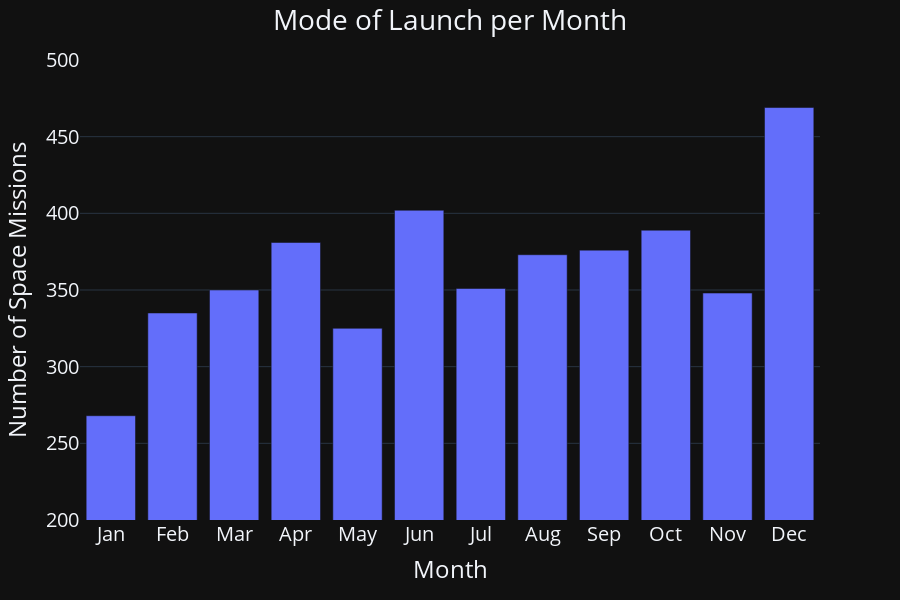

Notebook cell for this chart:
### Markdown cell above
### Launch per Month

### Code cell
by_months = df_time.groupby(df_time.index.month).count()
by_months.index = ["Jan", "Feb", "Mar", "Apr", "May", "Jun", "Jul", "Aug", "Sep", "Oct", "Nov", "Dec"]
by_months.index.name = 'Month'

fig = px.bar(by_months, y="Detail",range_y=[200,500])
fig.update_layout(
    font_size=20, height=600,
    title_text="Mode of Launch per Month",
    xaxis_title="Month",
    yaxis_title="Number of Space Missions",
    title_x=0.5,
    template='plotly_dark',
)
fig.show()

### Figure 1 — Plotly figure (JSON) as saved in the notebook; plotly's stock layout.template omitted (floating-point values rounded to 4 significant figures)
{"data": [{"alignmentgroup": "True", "hovertemplate": "Month=%{x}<br>Detail=%{y}<extra></extra>", "legendgroup": "", "marker": {"color": "#636efa"}, "name": "", "offsetgroup": "", "orientation": "v", "showlegend": false, "textposition": "auto", "type": "bar", "x": ["Jan", "Feb", "Mar", "Apr", "May", "Jun", "Jul", "Aug", "Sep", "Oct", "Nov", "Dec"], "xaxis": "x", "y": [268, 335, 350, 381, 325, 402, 351, 373, 376, 389, 348, 469], "yaxis": "y"}], "layout": {"barmode": "relative", "font": {"size": 20}, "height": 600, "legend": {"tracegroupgap": 0}, "margin": {"t": 60}, "title": {"text": "Mode of Launch per Month", "x": 0.5}, "xaxis": {"anchor": "y", "domain": [0.0, 1.0], "title": {"text": "Month"}}, "yaxis": {"anchor": "x", "domain": [0.0, 1.0], "range": [200, 500], "title": {"text": "Number of Space Missions"}}}}
